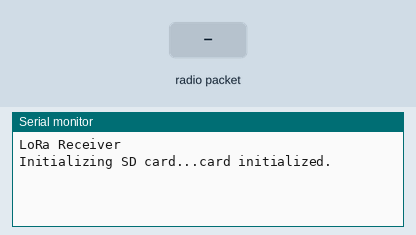
This sketch was run on a simulated Arduino Uno, built with avr-gcc and run on an emulated ATmega328P. Parts: the last lines printed to the serial monitor. The inputs (shaded band) are chosen by the test bench. The local clock reads 2024-03-15 10:24:30 at power-on unless the sketch sets it; storage starts empty; no radio packets arrive unless stated.

Above: at 1.2 s.
1.3 s: radio packet "1" arrives
At 2.5 s:
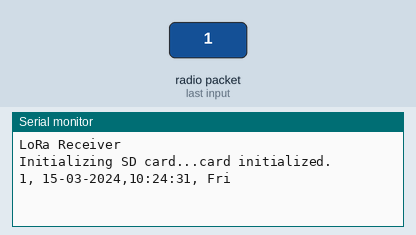
2.8 s: radio packet "0" arrives
At 3.8 s:
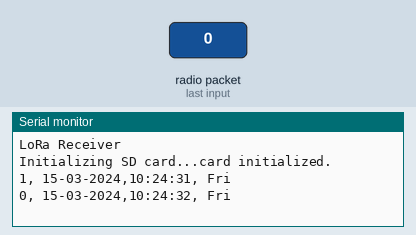
4.3 s: radio packet "2" arrives
At 4.9 s:
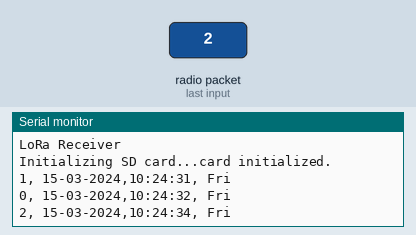

The sketch:

SD_Reciever_Lora__Time_.ino
```cpp
#include <SPI.h>
#include <LoRa.h>
#include <SD.h>
#include <iarduino_RTC.h>

iarduino_RTC time(RTC_DS1307);

const int chipSelect = 4;

void setup() {
  Serial.begin(9600);
  time.begin();
  while (!Serial);


  Serial.println("LoRa Receiver");

  if (!LoRa.begin(915E6)) {
    Serial.println("Starting LoRa failed!");
    while (1);
  }


  /*SD*/
  Serial.print("Initializing SD card...");

  // see if the card is present and can be initialized:
  if (!SD.begin(chipSelect)) {
    Serial.println("Card failed, or not present");
    // don't do anything more:
    while (1);
  }

  Serial.println("card initialized.");

}

void loop() {
  String message;
  String a;
  // try to parse packet
  int packetSize = LoRa.parsePacket();
  if (packetSize) {
    // received a packet

    // read packet
    while (LoRa.available()) {
      char symbol = (char)LoRa.read();
      message += String(symbol);
      a = message + "," + time.gettime(" d-m-Y,H:i:s, D");
    }
    Serial.println(a);
    /*SD*/
    File dataFile = SD.open("datalog.txt", FILE_WRITE);
    if (dataFile) {
      dataFile.println(a);
      dataFile.close();
    }
    else {
      Serial.println("error opening datalog.txt");
    }
  }
}
```

Measured:
- after the input at 1.3 s, the serial monitor: prints a new line at once (image 1)
- after the input at 2.8 s, the serial monitor: prints a new line at once (image 2)
- after the input at 4.3 s, the serial monitor: prints a new line at once (image 3)
